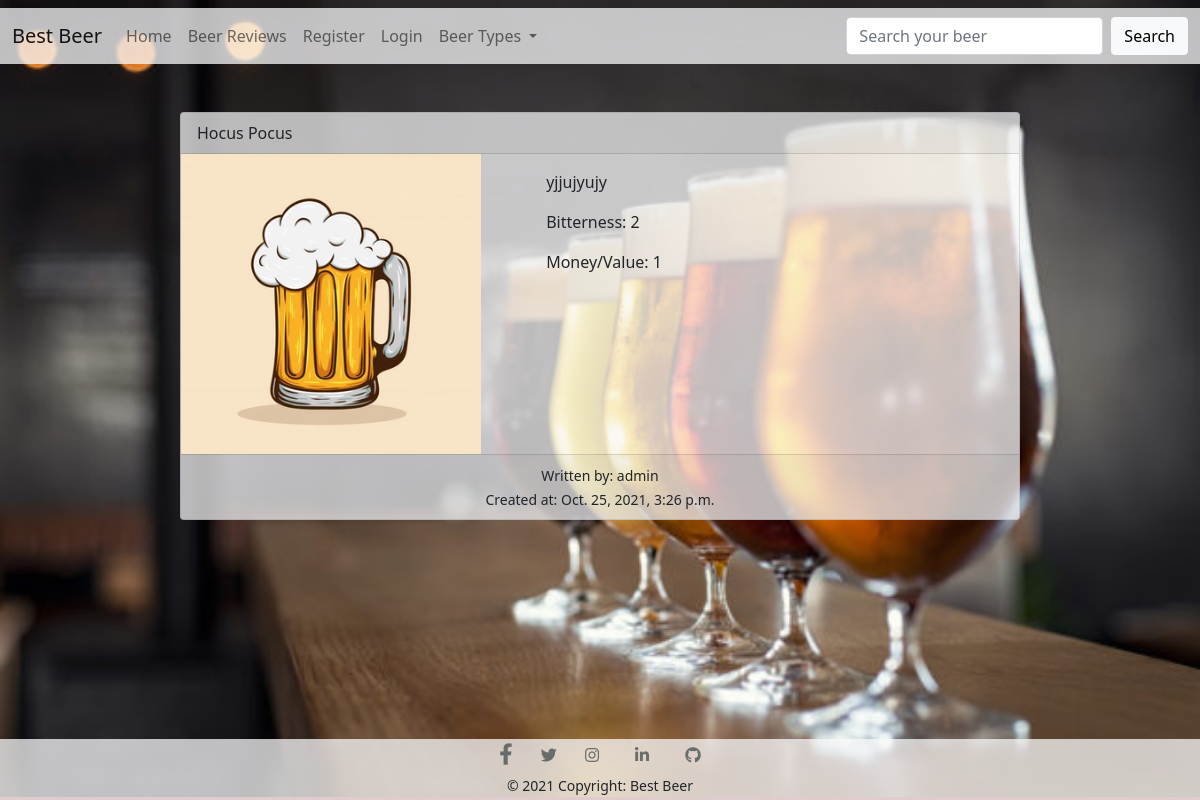
The page /review_list/review_detail/13 on the database as committed earlier.
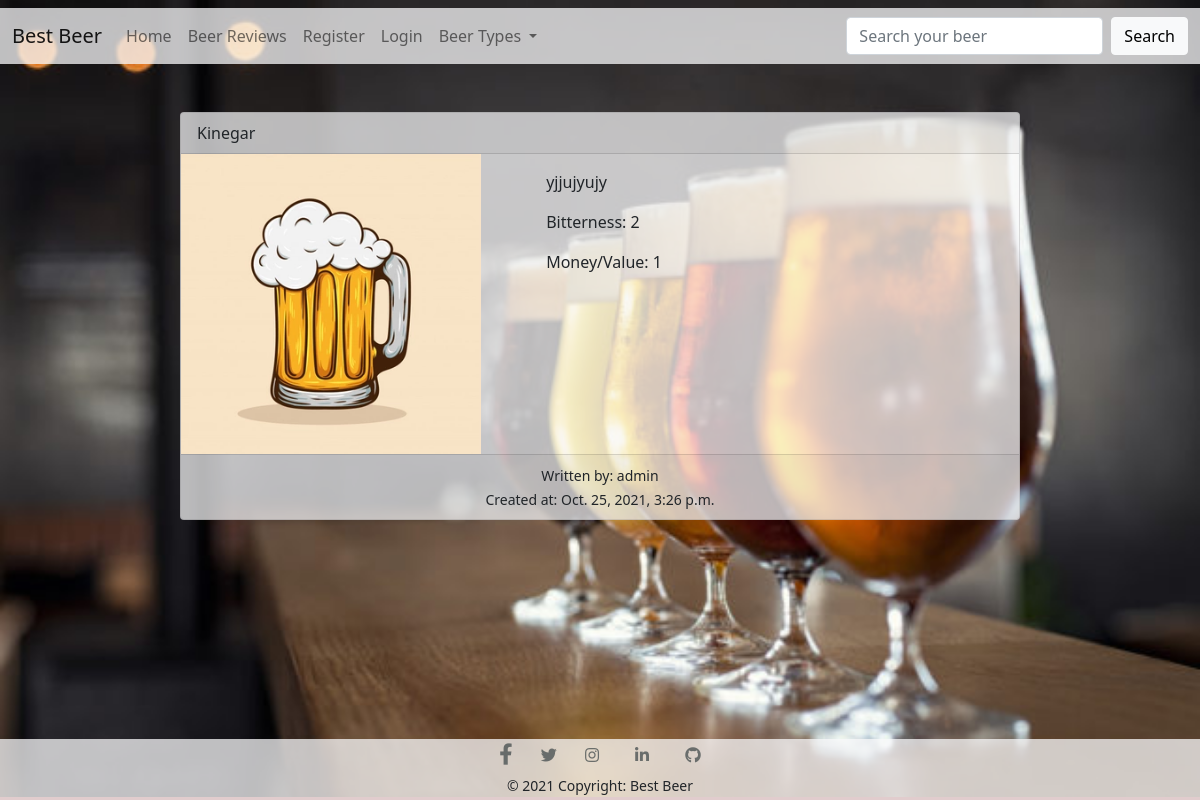
The same page on the database as committed later.
### post/models.py (models this page shows, shortened)
class BeerReview(models.Model):
    BITTERNESS_CHOICES = (
        (1, '1'),
        (2, '2'),
        (3, '3'),
        (4, '4'),
        (5, '5'),
    )
    MONEY_VALUE_CHOICES = (
        (1, '1'),
        (2, '2'),
        (3, '3'),
        (4, '4'),
        (5, '5'),
    )
    RATING_CHOICES = (
        (1, '1'),
        (2, '2'),
        (3, '3'),
        (4, '4'),
        (5, '5'),
    )
    beer_style = models.ForeignKey(
        BeerStyle, on_delete=models.CASCADE)
    beer = models.ForeignKey(
        Beer, on_delete=models.CASCADE)
    pub_date = models.DateTimeField(auto_now_add=True)
    user_name = models.ForeignKey(
        User, on_delete=models.CASCADE)
    review = models.TextField(max_length=200)
    bitterness = models.IntegerField(choices=BITTERNESS_CHOICES)
    money_value = models.IntegerField(choices=MONEY_VALUE_CHOICES)
    beer_image = CloudinaryField('image', blank=True)

class Beer(models.Model):
    beer_name = models.CharField(max_length=200, unique=True)
    style = models.ManyToManyField(BeerStyle)
    def __str__(self):
        return self.beer_name

### post/views.py (the view)
# urls.py: path('review_list/review_detail/<int:pk>', ReviewDetailView.as_view(), name='review_detail'),
class ReviewDetailView(DetailView):
    model = BeerReview
    template_name = 'review_list/review_detail.html'

### post/templates/review_list/review_detail.html
{% extends "base.html" %}
{% block content %}
<div class="card mb-3 mt-5 m-auto detail-container bg-light bg-opacity-75">
    <div class="card-header">
        {{ object.beer }}
    </div>
    <div class="row g-0">
        <div class="col-md-5">
            {% if object.beer_image %}
            <img src="{{ object.beer_image.url }}" class="img-fluid rounded-start" alt="beer image">
            {% else %}
            <img src="{{ MEDIA_URL }}vintage-retro-beer-illustration_5586-351.webp" alt="default error image">
            {% endif %}
        </div>
        <div class="col-md-7">
            <div class="card-body">
                <p class="card-text">{{ object.review }}</p>
                <p class="card-text">Bitterness: {{ object.bitterness }}</p>
                <p class="card-text">Money/Value: {{ object.money_value }}</p>
            </div>
        </div>
    </div>
    <div class="card-footer text-center"><small>Written by: {{ object.user_name }} <br /> Created at:
            {{ object.pub_date }}</small></div>
</div>
{% endblock %}

### templates/base.html (shortened to what this page needs)
{% load static %} {% load bootstrap5 %} {% load active_link_tags %}
<!DOCTYPE html>
<html lang="en">
<head>
    <link rel="stylesheet" href="https://cdnjs.cloudflare.com/ajax/libs/font-awesome/5.15.3/css/all.min.css">
    <link href="https://cdn.jsdelivr.net/npm/bootstrap@5.1.3/dist/css/bootstrap.min.css" rel="stylesheet"
>
    <link rel="stylesheet" href="{% static 'css/style.css' %}">
</head>
<body>
    <nav class="navbar navbar-expand-lg navbar-light bg-light bg-opacity-75 mt-2">
        <div class="container-fluid">
            <a class="navbar-brand" href="{% url 'home' %}">Best Beer</a>
            <div class="collapse navbar-collapse" id="navbarSupportedContent">
                <ul class="navbar-nav me-auto mb-2 mb-lg-0">
                    <li class="nav-item ">
                        <a class="nav-link {% active_link 'home' %}" aria-current="page" href="{% url 'home' %}">Home</a>
                    </li>
                    <li class="nav-item">
                        <a class="nav-link {% active_link 'review_list' %}" aria-current="page" href="{% url 'review_list' %}">Beer Reviews</a>
                    </li>
                    <li class="nav-item">
                        {% if user.is_authenticated %}
                        <a class="nav-link {% active_link 'logout' %}" href="{% url 'logout' %}">Logout</a></li>
                    <li class="nav-item">
                        <a class="nav-link {% active_link 'add_review' %}" href="{% url 'add_review' %}">Rate your Beer</a>
                    </li>
                    {% else %}
                    <li class="nav-item">
                        <a class="nav-link {% active_link 'register' %}" href="{% url 'register' %}">Register</a></li>
                    <li class="nav-item">
                        <a class="nav-link {% active_link 'login' %}" href="{% url 'login' %}">Login</a></li>
                    </li>
                    {% endif %}
                    <li class="nav-item dropdown">
                        <a class="nav-link dropdown-toggle" href="#" id="navbarDropdown" role="button"
                            data-bs-toggle="dropdown" aria-expanded="false">
                            Beer Types
                        </a>
                </ul>
                <form class="d-flex" action="" method="get">
                    <input class="form-control me-2" type="search" placeholder="Search your beer"
                        aria-label="Search your beer" name="q">
                    <button class="btn btn-light" name="submit" type="submit">Search</button>
                </form>
            </div>
        </div>
    </nav>
    {% block content %}
    {% endblock %}
    <footer class="bg-light text-center text-dark bg-opacity-75 fixed-bottom">
        <div class="container p-1">
            <section class="m-0">
                <a class="m-3" style="color: #4b5252c9;" href="#!" role="button"><i
                        class="fab fa-facebook-f fa-lg"></i></a>
                <a class="m-2" style="color: #4b5252c9;" role="button"><i class="fab fa-twitter"></i></a>
                <a class="m-3" style="color: #4b5252c9;" href="#!" role="button"><i class="fab fa-instagram"></i></a>
                <a class="m-3" style="color: #4b5252c9;" href="#!" role="button"><i class="fab fa-linkedin-in"></i></a>
                <a class="m-3" style="color: #4b5252c9;" href="#!" role="button"><i class="fab fa-github"></i></a>
            </section>
        </div>
        <div class="text-center p-1 yellow small">
            © 2021 Copyright: Best Beer
        </div>
    </footer>
</body>
</html>

### static/css/style.css (style rules this page uses)
body { background: #9c4848 url("/media/background_home_page.jpg"); background-size: 100%; background-repeat: no-repeat; height: 100%; margin-bottom: 100px; }
.detail-container { max-width: 840px; }
.card img { width: 300px; }
.card p { max-width: 250px; }

Rows that differ between the two databases and show on the page:
changed BeerReview "yjjujyujy": beer "Hocus Pocus" → "Kinegar"
